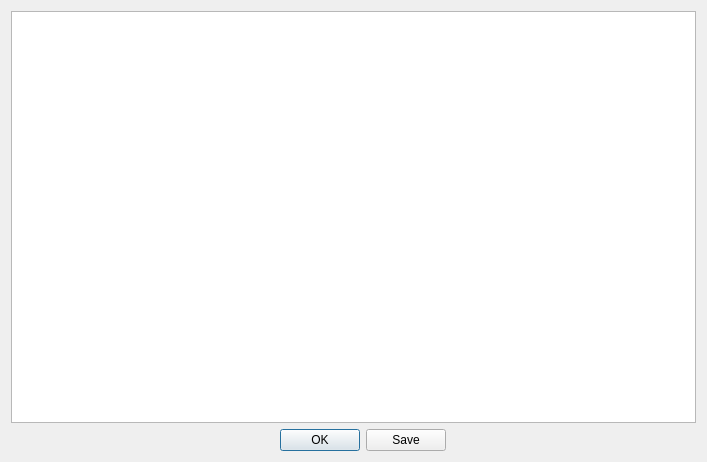
<?xml version="1.0" encoding="UTF-8"?>
<ui version="4.0">
 <class>Dialog</class>
 <widget class="QDialog" name="Dialog">
  <property name="geometry">
   <rect>
    <x>0</x>
    <y>0</y>
    <width>707</width>
    <height>462</height>
   </rect>
  </property>
  <property name="windowTitle">
   <string>Dialog</string>
  </property>
  <layout class="QVBoxLayout" name="verticalLayout">
   <item>
    <widget class="QGraphicsView" name="graphicsView"/>
   </item>
   <item>
    <layout class="QHBoxLayout" name="horizontalLayout">
     <item>
      <widget class="QDialogButtonBox" name="buttonBox">
       <property name="orientation">
        <enum>Qt::Horizontal</enum>
       </property>
       <property name="standardButtons">
        <set>QDialogButtonBox::Ok|QDialogButtonBox::Save</set>
       </property>
      </widget>
     </item>
     <item>
      <spacer name="horizontalSpacer">
       <property name="orientation">
        <enum>Qt::Horizontal</enum>
       </property>
       <property name="sizeType">
        <enum>QSizePolicy::Minimum</enum>
       </property>
       <property name="sizeHint" stdset="0">
        <size>
         <width>250</width>
         <height>20</height>
        </size>
       </property>
      </spacer>
     </item>
    </layout>
   </item>
  </layout>
 </widget>
 <resources/>
 <connections>
  <connection>
   <sender>buttonBox</sender>
   <signal>rejected()</signal>
   <receiver>Dialog</receiver>
   <slot>reject()</slot>
   <hints>
    <hint type="sourcelabel">
     <x>316</x>
     <y>260</y>
    </hint>
    <hint type="destinationlabel">
     <x>286</x>
     <y>274</y>
    </hint>
   </hints>
  </connection>
  <connection>
   <sender>buttonBox</sender>
   <signal>accepted()</signal>
   <receiver>Dialog</receiver>
   <slot>accept()</slot>
   <hints>
    <hint type="sourcelabel">
     <x>248</x>
     <y>254</y>
    </hint>
    <hint type="destinationlabel">
     <x>157</x>
     <y>274</y>
    </hint>
   </hints>
  </connection>
 </connections>
</ui>
